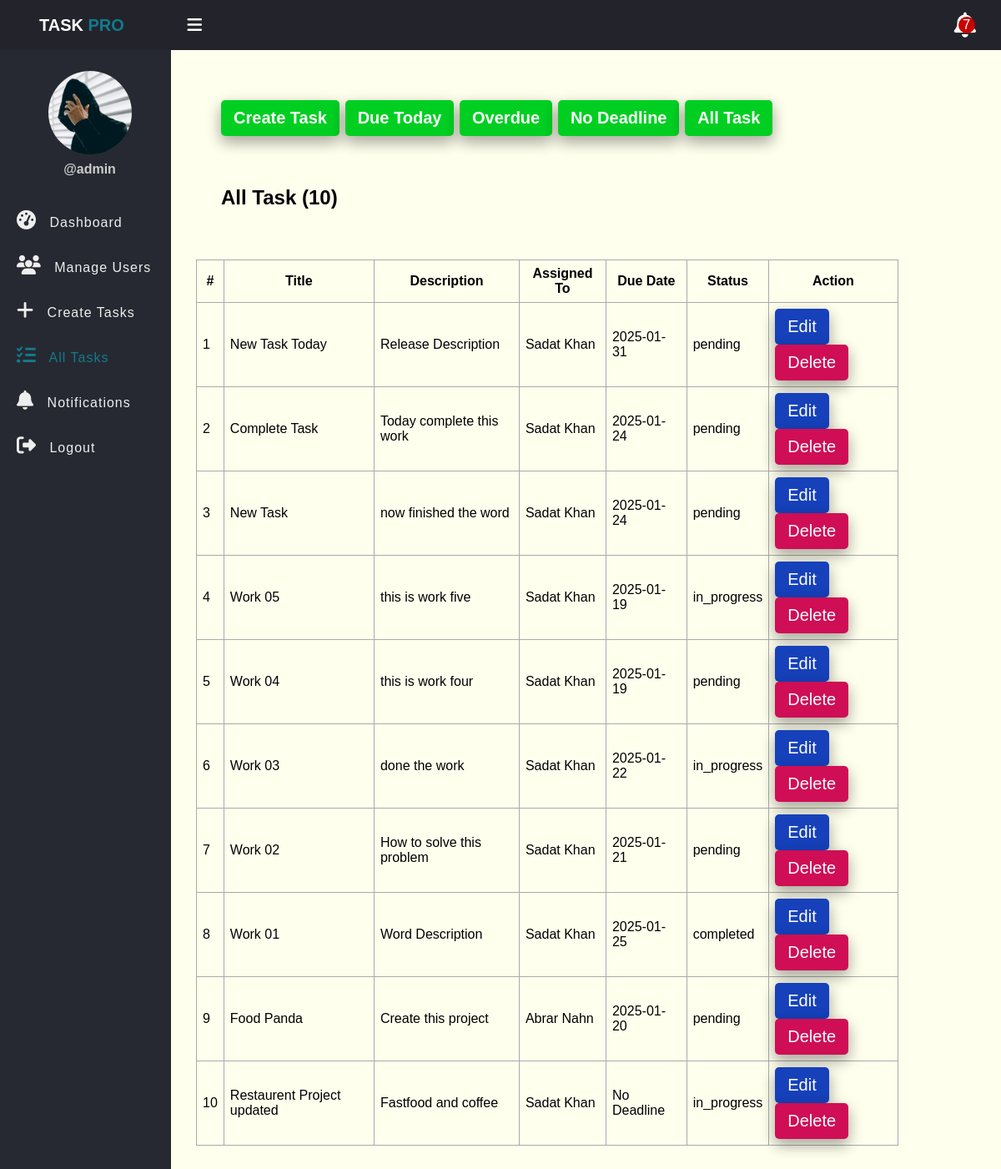
Screenshot of /tasks.php (signed in) with the database file from the repository.
### tables this page shows
CREATE TABLE `tasks` (
  `id` int(11) NOT NULL,
  `title` varchar(100) NOT NULL,
  `description` text DEFAULT NULL,
  `assigned_to` int(11) DEFAULT NULL,
  `due_date` date DEFAULT NULL,
  `status` enum('pending','in_progress','completed') DEFAULT 'pending',
  `created_at` timestamp NOT NULL DEFAULT current_timestamp()
);

CREATE TABLE `users` (
  `id` int(11) NOT NULL,
  `full_name` varchar(50) NOT NULL,
  `username` varchar(50) NOT NULL,
  `password` varchar(255) NOT NULL,
  `role` enum('admin','employee') NOT NULL,
  `created_at` timestamp NOT NULL DEFAULT current_timestamp()
);

### app/Model/Task.php (called while the page is built, shortened)
<?php
function get_all_tasks($conn){
    $sql = "SELECT * FROM tasks ORDER BY id DESC";
    $stmt = $conn->prepare($sql);
    $stmt->execute([]);
    if($stmt->rowCount() > 0){
        $tasks = $stmt->fetchAll();
    }else{
        $tasks = 0;
    }
    return $tasks;
}
function count_tasks($conn){
    $sql = "SELECT id FROM tasks";
    $stmt = $conn->prepare($sql);
    $stmt->execute([]);
    return $stmt->rowCount();
}

### app/Model/User.php (called while the page is built, shortened)
<?php
function get_all_users($conn){
    $sql = "SELECT * FROM users WHERE role = ? ";
    $stmt = $conn->prepare($sql);
    $stmt->execute(['employee']);
    if($stmt->rowCount() > 0){
        $users = $stmt->fetchAll();
    }else{
        $users = 0;
    }
    return $users;
}

### tasks.php (the view, shortened to what this page needs)
<?php
if(isset($_SESSION['role']) && isset($_SESSION['id']) && $_SESSION['role'] == 'admin'){
	include "DB_connection.php";
	include "app/Model/Task.php";
	include "app/Model/User.php";
	$text = "All Task";
	if(isset($_GET['due_date']) && $_GET['due_date'] == "Due Today"){
		$text = "Due Today";
		$tasks = get_all_tasks_due_today($conn);
		$num_task = count_tasks_due_today($conn);
	}elseif(isset($_GET['due_date']) && $_GET['due_date'] == "Overdue"){
		$text = "Overdue";
		$tasks = get_all_tasks_overdue($conn);
		$num_task = count_tasks_overdue($conn);
	}elseif(isset($_GET['due_date']) && $_GET['due_date'] == "No Deadline"){
		$text = "No Deadline";
		$tasks = get_all_tasks_nodeadline($conn);
		$num_task = count_tasks_nodeadline($conn);
	}else{
		$tasks = get_all_tasks($conn);
		$num_task = count_tasks($conn);
		$users = get_all_users($conn);
	}
		$users = get_all_users($conn);
?>
<!DOCTYPE html>
<html>
<head>
	<link rel="stylesheet" href="css/all.min.css">
	<link rel="stylesheet" href="css/style.css">
</head>
<body>
	<?php include "inc/header.php"; ?>
	<div class="body">
	<?php include "inc/nav.php"; ?>
		<section class="section-1">
            <h2 class="title">
				<a href="create_task.php">Create Task</a>
				<a href="tasks.php?due_date=Due Today">Due Today</a>
				<a href="tasks.php?due_date=Overdue">Overdue</a>
				<a href="tasks.php?due_date=No Deadline">No Deadline</a>
				<a href="tasks.php">All Task</a>
			</h2>
			<h2 class="title"><?php echo $text; ?> (<?php echo $num_task ?>) </h2>
			<?php if($tasks != 0){ ?>
				<table class="main_table">
					<tr>
						<th>#</th>
						<th>Title</th>
						<th>Description</th>
						<th>Assigned To</th>
						<th>Due Date</th>
						<th>Status</th>
						<th>Action</th>
					</tr>
					<?php $i=0; foreach($tasks as $task){?>
						<tr>
							<td><?php echo ++$i ?></td>
							<td><?php echo $task['title']?></td>
							<td><?php echo $task['description']?></td>
							<td>
								<?php
									foreach($users as $user){
										if($user['id'] == $task['assigned_to']){
											echo $user['full_name'];
										}
									}
								?>
							</td>
							<td>
								<?php
									if($task['due_date'] == "") echo "No Deadline";
										else echo $task['due_date'];
								?>
							</td>
							<td><?php echo $task['status']?></td>
							<td>
								<a href="edit_task.php?id=<?php echo $task['id']?>" class="edit_btn">Edit</a>
								<a href="delete_task.php?id=<?php echo $task['id']?>" class="delete_btn">Delete</a>
							</td>
						</tr>
					<?php } ?>
				</table>
			<?php }else{ ?>
				<h3>Empty!</h3>
			<?php } ?>
		</section>
	</div>
</body>
</html>
<?php }else{
		$em = "First Login";
		header("Location: login.php?error=$em");
		exit();
	}
?>

### inc/header.php (shortened to what this page needs)
<header class="header">
    <h2 class="u-name">TASK <b>PRO</b>
        <label for="checkbox">
            <i id="navbtn" class="fa fa-bars" aria-hidden="true"></i>
        </label>
    </h2>
    <span class="notification" id="notificationBtn">
         <span id="notificationNum">&nbsp;7&nbsp;</span>
    </span>
</header>

### inc/nav.php
<nav class="side-bar">
    <div class="user-p">
        <img src="img/user.jpg">
        <h4>@<?php echo $_SESSION['username']?></h4>
    </div>
    <?php
        if($_SESSION['role'] == "employee"){
    ?>
    <ul id="navList">
        <li>
            <a href="index.php">
                <i class="fas fa-tachometer-alt" aria-hidden="true"></i>
                <span>Dashboard</span>
            </a>
        </li>
        <li>
            <a href="my_task.php">
                <i class="fa fa-tasks" aria-hidden="true"></i>
                <span>My Task</span>
            </a>
        </li>
        <li>
            <a href="profile.php">
                <i class="fa fa-user" aria-hidden="true"></i>
                <span>Profiles</span>
            </a>
        </li>
        <li>
            <a href="notifications.php">
                <i class="fa fa-bell" aria-hidden="true"></i>
                <span>Notifications</span>
            </a>
        </li>
        <li>
            <a href="logout.php">
                <i class="fa fa-sign-out-alt" aria-hidden="true"></i>
                <span>Logout</span>
            </a>
        </li>
    </ul>
    <?php }else{?>
    <ul id="navList">
        <li>
            <a href="index.php">
                <i class="fas fa-tachometer-alt" aria-hidden="true"></i>
                <span>Dashboard</span>
            </a>
        </li>
        <li>
            <a href="users.php">
                <i class="fa fa-users" aria-hidden="true"></i>
                <span>Manage Users</span>
            </a>
        </li>
        <li>
            <a href="create_task.php">
                <i class="fa fa-plus" aria-hidden="true"></i>
                <span>Create Tasks</span>
            </a>
        </li>
        <li>
            <a href="tasks.php">
                <i class="fa fa-tasks" aria-hidden="true"></i>
                <span>All Tasks</span>
            </a>
        </li>
        <li>
            <a href="notifications.php">
                <i class="fa fa-bell" aria-hidden="true"></i>
                <span>Notifications</span>
            </a>
        </li>
        <li>
            <a href="logout.php">
                <i class="fa fa-sign-out-alt" aria-hidden="true"></i>
                <span>Logout</span>
            </a>
        </li>
    </ul>
    <?php } ;?>
</nav>

### css/style.css (style rules this page uses)
* { padding: 0; margin: 0; box-sizing: border-box; font-family: arial, sans-serif; }
.header { display: flex; justify-content: space-between; align-items: center; padding: 15px 30px; background: #23242b; color: #fff; }
.u-name { font-size: 20px; padding-left: 17px; }
.u-name b { color: #127b8e; }
.header i { font-size: 30px; cursor: pointer; color: #fff; }
.user-p { text-align: center; padding-left: 10px; padding-top: 25px; }
.user-p img { width: 100px; border-radius: 50%; }
.user-p h4 { color: #ccc; padding: 5px 0; }
.side-bar { width: 250px; background: #262931; min-height: 100vh; transition: 500ms width; }
.body { display: flex; }
.side-bar ul { margin-top: 20px; list-style: none; }
.side-bar ul li { font-size: 16px; padding: 15px 0px; padding-left: 20px; transition: 500ms background; white-space: nowrap; overflow: hidden; text-overflow: ellipsis; }
.side-bar ul li a { text-decoration: none; color: #eee; cursor: pointer; letter-spacing: 1px; }
.side-bar .active a { color: #127b8e !important; }
.side-bar .active a i { color: #127b8e !important; }
.side-bar ul li a i { display: inline-block; padding-right: 10px; font-size: 23px; }
#navbtn { display: inline-block; margin-left: 70px; font-size: 20px; transition: 500ms color; }
.section-1 { padding: 30px; }
.section-1 .title { padding: 30px; }
.section-1 .title a { display: inline-block; text-decoration: none; padding-left: 10px; border: none; background: #00CF22; padding: 10px 15px; color: #fff; font-size: 20px; border-radius: 5px; outline: none; cursor: pointer; transition: background 1s; box-shadow: 0 8px 16px 0 rgba(0,0,0,0.2), 0 6px 20px 0 rgba(0,0,0,0.19); }
.section-1 { width: 100%; background: #ffe; }
.main_table { margin-top: 30px; width: 90%; }
.main_table, .main_table tr, .main_table th, .main_table td { border: 1px solid #aaa; border-collapse: collapse; padding: 7px; }
.delete_btn { display: inline-block; text-decoration: none; padding-left: 10px; border: none; background: #cf0e55; padding: 10px 15px; color: #fff; font-size: 20px; border-radius: 5px; outline: none; cursor: pointer; transition: background 1s; box-shadow: 0 8px 16px 0 rgba(0,0,0,0.2), 0 6px 20px 0 rgba(0,0,0,0.19); }
.edit_btn { display: inline-block; text-decoration: none; padding-left: 10px; border: none; background: #1641ba; padding: 10px 15px; color: #fff; font-size: 20px; border-radius: 5px; outline: none; cursor: pointer; transition: background 1s; box-shadow: 0 8px 16px 0 rgba(0,0,0,0.2), 0 6px 20px 0 rgba(0,0,0,0.19); }
.header .notification { position: relative; cursor: pointer; }
.header .notification span { position: absolute; top: 5px; left: 5px; background: #C80000; padding: 1px; border-radius: 50%; }

### rows the page displays
tasks: title "New Task Today", description "Release Description", due_date "2025-01-31", status "pending"
users: full_name "Sadat Khan"
tasks: title "Complete Task", description "Today complete this work", due_date "2025-01-24", status "pending"
tasks: title "New Task", description "now finished the word", due_date "2025-01-24", status "pending"
tasks: title "Work 05", description "this is work five", due_date "2025-01-19", status "in_progress"
tasks: title "Work 04", description "this is work four", due_date "2025-01-19", status "pending"
tasks: title "Work 03", description "done the work", due_date "2025-01-22", status "in_progress"
tasks: title "Work 02", description "How to solve this problem", due_date "2025-01-21", status "pending"
tasks: title "Work 01", description "Word Description", due_date "2025-01-25", status "completed"
tasks: title "Food Panda", description "Create this project", due_date "2025-01-20", status "pending"
users: full_name "Abrar Nahn"
tasks: title "Restaurent Project updated", description "Fastfood and coffee", shows "No Deadline", status "in_progress"

### other values shown
$_SESSION['username'] "admin"
$text "All Task"
$num_task "10"
